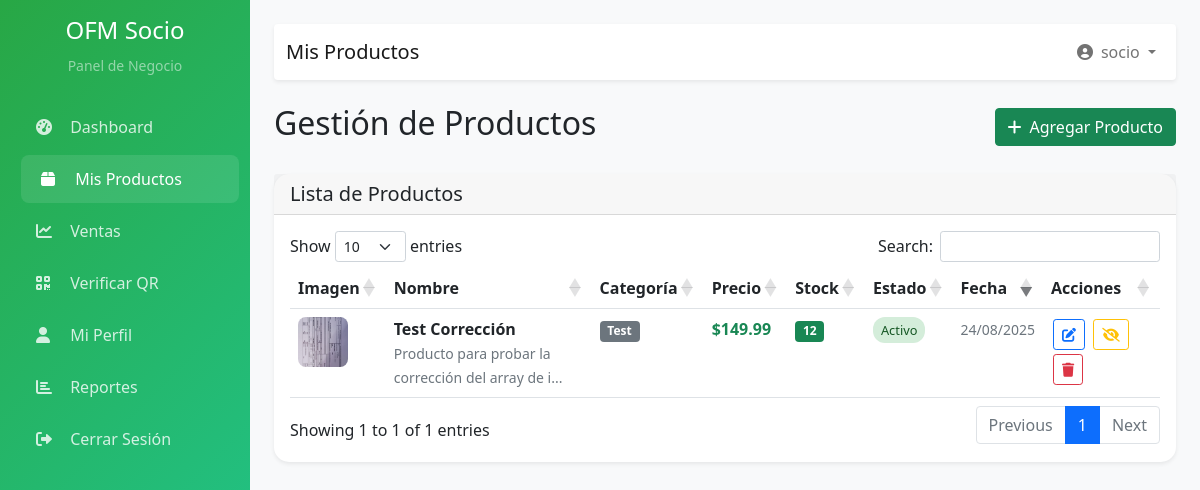
Page /socio/productos/index.php (signed in) on the committed database.
### tables this page shows
CREATE TABLE `productos` (
  `id` int(11) NOT NULL,
  `comercio_id` int(11) DEFAULT NULL,
  `nombre` varchar(255) NOT NULL,
  `descripcion` text DEFAULT NULL,
  `precio` decimal(10,2) NOT NULL DEFAULT 0.00,
  `precio_anterior` decimal(10,2) DEFAULT NULL,
  `stock` int(11) NOT NULL DEFAULT 0,
  `categoria` varchar(100) DEFAULT NULL,
  `marca` varchar(100) DEFAULT NULL,
  `codigo_producto` varchar(100) DEFAULT NULL,
  `peso` decimal(8,2) DEFAULT NULL,
  `dimensiones` varchar(100) DEFAULT NULL,
  `status` enum('activo','inactivo','agotado','en_oferta') NOT NULL DEFAULT 'activo',
  `destacado` tinyint(1) NOT NULL DEFAULT 0,
  `creado_en` timestamp NOT NULL DEFAULT current_timestamp(),
  `actualizado_en` timestamp NOT NULL DEFAULT current_timestamp() ON UPDATE current_timestamp(),
  `precio_oferta` decimal(11,0) NOT NULL,
  `socio_id` int(11) DEFAULT NULL
);

### controllers/loginController.php (called while the page is built, shortened)
<?php
class LoginController {
    public function estaAutenticado() {
        return isset($_SESSION['usuario_id']) && $_SESSION['usuario_activo'] == 1;
    }
    public function obtenerUsuarioActual() {
        return [
            'id' => $_SESSION['usuario_id'],
            'nombre' => $_SESSION['usuario_nombre'],
            'email' => $_SESSION['usuario_email'],
            'rol' => $_SESSION['usuario_rol']
        ];
    }
}
$pdo = getConnection();
$loginController = new LoginController($pdo);
?>

### models/Producto.php (called while the page is built, shortened)
<?php
class Producto {
    private $pdo;
    public function __construct($pdo) {
        $this->pdo = $pdo;
    }
    public function obtenerPorSocio($socioId) {
        try {
            $stmt = $this->pdo->prepare("
                SELECT p.*, c.nombre_comercio, c.direccion as direccion_comercio
                FROM productos p
                INNER JOIN comercios c ON p.comercio_id = c.id
                WHERE c.usuario_socio_id = ?
                ORDER BY p.creado_en DESC
            ");
            $stmt->execute([$socioId]);
            return $stmt->fetchAll();
        } catch (PDOException $e) {
            return [];
        }
    }
}

### socio/productos/index.php (the view, shortened to what this page needs)
<?php
require_once __DIR__ . '/../../controllers/loginController.php';
$loginController->verificarAcceso('socio');
$usuario = $loginController->obtenerUsuarioActual();
require_once __DIR__ . '/../../models/Producto.php';
$productoModel = new Producto($pdo);
$productos = $productoModel->obtenerPorSocio($usuario['id']);
?>
<!DOCTYPE html>
<html lang="es">
<head>
    <link rel="stylesheet" href="https://cdnjs.cloudflare.com/ajax/libs/font-awesome/6.0.0/css/all.min.css">
    <link href="https://cdn.jsdelivr.net/npm/bootstrap@5.1.3/dist/css/bootstrap.min.css" rel="stylesheet">
    <link rel="stylesheet" href="https://cdn.datatables.net/1.11.5/css/dataTables.bootstrap5.min.css">
</head>
<body>
    <div class="d-flex">
        <div class="sidebar p-3">
            <div class="text-center mb-4">
                <h4 class="text-white">OFM Socio</h4>
                <small class="text-white-50">Panel de Negocio</small>
            </div>
            <nav class="nav flex-column">
                <a class="nav-link" href="../dashboard.php">
                    <i class="fas fa-tachometer-alt"></i> Dashboard
                </a>
                <a class="nav-link active" href="index.php">
                    <i class="fas fa-box"></i> Mis Productos
                </a>
                <a class="nav-link" href="../ventas/">
                    <i class="fas fa-chart-line"></i> Ventas
                </a>
                <a class="nav-link" href="../verificar-qr/">
                    <i class="fas fa-qrcode"></i> Verificar QR
                </a>
                <a class="nav-link" href="../perfil/">
                    <i class="fas fa-user"></i> Mi Perfil
                </a>
                <a class="nav-link" href="../reportes/">
                    <i class="fas fa-chart-bar"></i> Reportes
                </a>
                <a class="nav-link" href="../dashboard.php?logout=1">
                    <i class="fas fa-sign-out-alt"></i> Cerrar Sesión
                </a>
            </nav>
        </div>
        <div class="main-content flex-grow-1">
            <div class="p-4">
                <nav class="navbar navbar-expand-lg navbar-light bg-white mb-4 rounded shadow-sm">
                    <div class="container-fluid">
                        <span class="navbar-brand">Mis Productos</span>
                        <div class="navbar-nav ms-auto">
                            <div class="nav-item dropdown">
                                <a class="nav-link dropdown-toggle" href="#" id="navbarDropdown" role="button" data-bs-toggle="dropdown">
                                    <i class="fas fa-user-circle me-2"></i><?= htmlspecialchars($usuario['nombre']) ?>
                                </a>
                            </div>
                        </div>
                    </div>
                </nav>
                <div class="d-flex justify-content-between align-items-center mb-4">
                    <h2>Gestión de Productos</h2>
                    <a href="agregar.php" class="btn btn-success">
                        <i class="fas fa-plus me-2"></i>Agregar Producto
                    </a>
                </div>
                <div class="card">
                    <div class="card-header">
                        <h5 class="mb-0">Lista de Productos</h5>
                    </div>
                    <div class="card-body">
                        <?php if (empty($productos)): ?>
                            <div class="text-center py-5">
                                <i class="fas fa-box fa-3x text-muted mb-3"></i>
                                <h5 class="text-muted">No tienes productos aún</h5>
                                <p class="text-muted">Comienza agregando tu primer producto para vender</p>
                                <a href="agregar.php" class="btn btn-success">
                                    <i class="fas fa-plus me-2"></i>Agregar Primer Producto
                                </a>
                            </div>
                        <?php else: ?>
                            <div class="table-responsive">
                                <table class="table table-hover" id="productosTable">
                                    <thead>
                                        <tr>
                                            <th>Imagen</th>
                                            <th>Nombre</th>
                                            <th>Categoría</th>
                                            <th>Precio</th>
                                            <th>Stock</th>
                                            <th>Estado</th>
                                            <th>Fecha</th>
                                            <th>Acciones</th>
                                        </tr>
                                    </thead>
                                    <tbody>
                                        <?php foreach ($productos as $producto): ?>
                                            <tr>
                                                <td>
                                                    <?php if ($producto['imagen']): ?>
                                                        <img src="<?= htmlspecialchars($producto['imagen']) ?>"
                                                             class="product-image" alt="<?= htmlspecialchars($producto['nombre']) ?>">
                                                    <?php else: ?>
                                                        <div class="product-image bg-light d-flex align-items-center justify-content-center">
                                                            <i class="fas fa-image text-muted"></i>
                                                        </div>
                                                    <?php endif; ?>
                                                </td>
                                                <td>
                                                    <strong><?= htmlspecialchars($producto['nombre']) ?></strong>
                                                    <?php if ($producto['descripcion']): ?>
                                                        <br><small class="text-muted"><?= htmlspecialchars(substr($producto['descripcion'], 0, 50)) ?>...</small>
                                                    <?php endif; ?>
                                                </td>
                                                <td>
                                                    <span class="badge bg-secondary"><?= htmlspecialchars($producto['categoria']) ?></span>
                                                </td>
                                                <td>
                                                    <strong class="text-success">$<?= number_format($producto['precio'], 2) ?></strong>
                                                </td>
                                                <td>
                                                    <?php if ($producto['stock'] > 5): ?>
                                                        <span class="badge bg-success"><?= $producto['stock'] ?></span>
                                                    <?php elseif ($producto['stock'] > 0): ?>
                                                        <span class="badge bg-warning"><?= $producto['stock'] ?></span>
                                                    <?php else: ?>
                                                        <span class="badge bg-danger">0</span>
                                                    <?php endif; ?>
                                                </td>
                                                <td>
                                                    <?php if ($producto['status'] === 'activo' && $producto['stock'] > 0): ?>
                                                        <span class="product-status status-active">Activo</span>
                                                    <?php elseif ($producto['stock'] == 0): ?>
                                                        <span class="product-status status-inactive">Sin Stock</span>
                                                    <?php else: ?>
                                                        <span class="product-status status-inactive">Inactivo</span>
                                                    <?php endif; ?>
                                                </td>
                                                <td>
                                                    <small class="text-muted">
                                                        <?= date('d/m/Y', strtotime($producto['creado_en'])) ?>
                                                    </small>
                                                </td>
                                                <td class="action-buttons">
                                                    <a href="editar.php?id=<?= $producto['id'] ?>"
                                                       class="btn btn-sm btn-outline-primary"
                                                       title="Editar">
                                                        <i class="fas fa-edit"></i>
                                                    </a>
                                                    <button class="btn btn-sm btn-outline-warning"
                                                            onclick="toggleEstado(<?= $producto['id'] ?>, '<?= $producto['status'] === 'activo' ? 'inactivo' : 'activo' ?>')"
                                                            title="<?= $producto['status'] === 'activo' ? 'Desactivar' : 'Activar' ?>">
                                                        <i class="fas fa-<?= $producto['status'] === 'activo' ? 'eye-slash' : 'eye' ?>"></i>
                                                    </button>
                                                    <button class="btn btn-sm btn-outline-danger"
                                                            onclick="eliminarProducto(<?= $producto['id'] ?>)"
                                                            title="Eliminar">
                                                        <i class="fas fa-trash"></i>
                                                    </button>
                                                </td>
                                            </tr>
                                        <?php endforeach; ?>
                                    </tbody>
                                </table>
                            </div>
                        <?php endif; ?>
                    </div>
                </div>
            </div>
        </div>
    </div>
</body>
</html>

### socio/productos/index.php (style rules this page uses)
.sidebar { min-height: 100vh; background: linear-gradient(135deg, #28a745 0%, #20c997 100%); position: fixed; width: 250px; z-index: 1000; }
.sidebar .nav-link { color: rgba(255,255,255,0.8); padding: 12px 20px; margin: 2px 0; border-radius: 8px; transition: all 0.3s; text-decoration: none; }
.sidebar .nav-link:hover, .sidebar .nav-link.active { color: white; background: rgba(255,255,255,0.1); transform: translateX(5px); }
.sidebar .nav-link i { margin-right: 10px; width: 20px; }
.main-content { margin-left: 250px; background-color: #f8f9fa; min-height: 100vh; }
.card { border: none; border-radius: 15px; box-shadow: 0 0.125rem 0.25rem rgba(0, 0, 0, 0.075); transition: transform 0.2s; }
.product-status { font-size: 0.8rem; padding: 4px 8px; border-radius: 12px; }
.status-active { background-color: #d4edda; color: #155724; }
.product-image { width: 50px; height: 50px; object-fit: cover; border-radius: 8px; }
.action-buttons .btn { margin: 2px; }

### rows in the picture
productos: nombre "Test Corrección", descripcion "Producto para probar la corrección del array de i", categoria "Test", precio "149.99", stock "12", status "Activo", creado_en "24/08/2025"

### other values in the picture
$usuario['nombre'] "socio"
